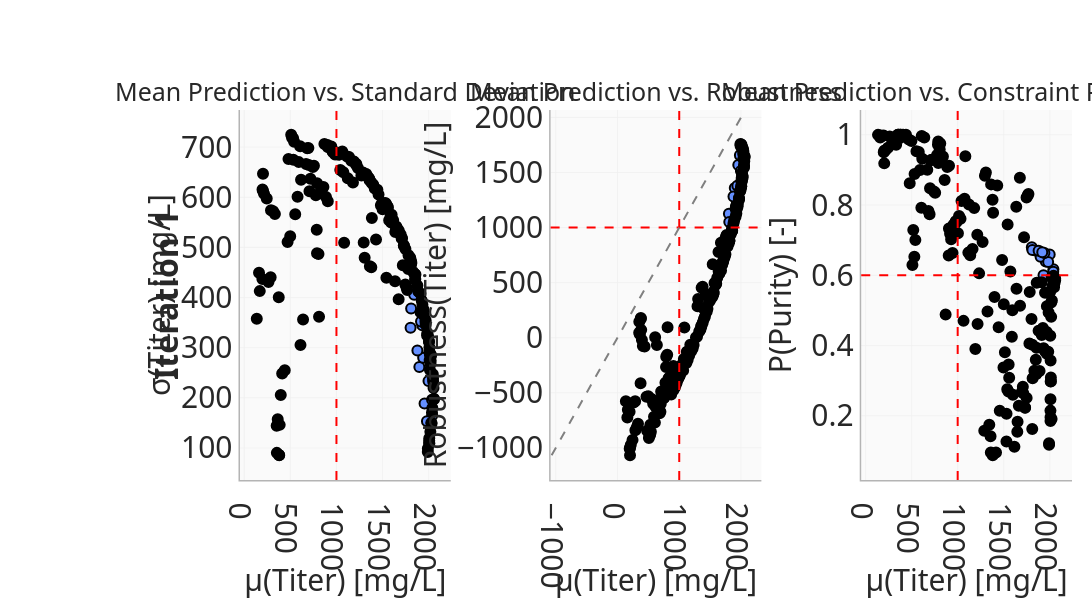

Notebook code for this chart:
### Code cell
import re
import plotly.graph_objects as go
from plotly.subplots import make_subplots

fig_full = update_pareto_front_plots(
    mlflow_run=MLFLOW_RUN,
    iteration=ITERATION,
    clicked_points={},
    objectives_bounds=OBJECTIVES_BOUNDS,
    pinned_points={},
    objective_renames=OBJECTIVE_RENAMES,
    investigation_space_renames=INVESTIGATION_SPACE_RENAMES,
    measurement_renames=MEASUREMENT_RENAMES,
    pareto_mode=PARETO_MODE,
)

# ── Row 1 only ────────────────────────────────────────────────────────────────
layout_dict = fig_full.to_plotly_json()["layout"]

# Row 1 yaxes: domain[1] ≈ 1.0 (topmost row always reaches the top)
row1_y_refs = {
    "y" + key[5:]
    for key, val in layout_dict.items()
    if re.match(r"^yaxis\d*$", key)
    and isinstance(val, dict)
    and abs((val.get("domain") or [0, 0])[1] - 1.0) < 0.01
}
row1_x_refs = {"x" + ref[1:] for ref in row1_y_refs}

# Map axis ref → subplot column (sorted: 'x'→1, 'x2'→2, 'x3'→3)
def _col_num(ref: str) -> int:
    n = ref[1:]  # strip leading 'x'
    return int(n) if n else 1

sorted_x_refs = sorted(row1_x_refs, key=_col_num)
x_ref_to_col = {ref: i + 1 for i, ref in enumerate(sorted_x_refs)}
n_cols = len(sorted_x_refs)

# Build proper 1-row subplot figure
fig = make_subplots(rows=1, cols=n_cols, horizontal_spacing=0.12, subplot_titles=subplot_titles[:n_cols])
fig.update_layout(template=fig_full.layout.template)

# Add row-1 traces with explicit col so xaxis/yaxis are always set correctly
for trace in fig_full.data:
    x_ref = trace.xaxis or "x"
    y_ref = trace.yaxis or "y"
    if y_ref in row1_y_refs:
        col = x_ref_to_col.get(x_ref, 1)
        fig.add_trace(trace, row=1, col=col)

# Copy axis titles/ticks from original (skip domain; make_subplots handles it)
for key, val in layout_dict.items():
    if not isinstance(val, dict):
        continue
    if re.match(r"^xaxis\d*$", key) and "x" + key[5:] in row1_x_refs:
        fig.update_layout({key: {k: v for k, v in val.items() if k != "domain"}})
    elif re.match(r"^yaxis\d*$", key) and "y" + key[5:] in row1_y_refs:
        fig.update_layout({key: {k: v for k, v in val.items() if k != "domain"}})

# Copy row-1 shapes (bounds vlines/hlines) using subplot-aware placement
for shape in fig_full.layout.shapes:
    s = shape.to_plotly_json()
    xref_base = (s.get("xref") or "").split(" ")[0]
    if xref_base not in row1_x_refs:
        continue
    col = x_ref_to_col.get(xref_base, 1)
    line = s.get("line", {})
    x0, x1 = s.get("x0"), s.get("x1")
    y0, y1 = s.get("y0"), s.get("y1")
    if x0 is not None and x0 == x1:          # vertical bound line
        fig.add_vline(x=float(x0), row=1, col=col, line=line)
    elif y0 is not None and y0 == y1:         # horizontal bound line
        fig.add_hline(y=float(y0), row=1, col=col, line=line)
    else:                                     # diagonal or other shape
        fig.add_shape(
            **{k: v for k, v in s.items() if k not in ("xref", "yref")},
            row=1, col=col,
        )

fig.update_layout(
    showlegend=layout_dict.get("showlegend", True),
    hovermode=layout_dict.get("hovermode"),
    legend=layout_dict.get("legend"),
    width=layout_dict.get("width"),
    height=500,
)

# ── Diagonal gray dashed line on second subplot (col 2) ───────────────────────
x2_vals, y2_vals = [], []
for trace in fig.data:
    if trace.xaxis == "x2" and trace.yaxis == "y2":
        if getattr(trace, "x", None) is not None:
            x2_vals.extend(v for v in trace.x if v is not None)
        if getattr(trace, "y", None) is not None:
            y2_vals.extend(v for v in trace.y if v is not None)

if x2_vals and y2_vals:
    diag_min = min(min(x2_vals), min(y2_vals))
    diag_max = max(max(x2_vals), max(y2_vals))
    fig.add_shape(
        type="line",
        x0=diag_min, y0=diag_min,
        x1=diag_max, y1=diag_max,
        row=1, col=2,
        line=dict(color="gray", width=2, dash="dash"),
    )

fig.update_layout(showlegend=False, margin=dict(l=240, r=20, t=110, b=120), width=2200, height=600,legend=dict(font=dict(size=30)))
for col_idx, (x_name, y_name) in enumerate(zip(x_axis_names, y_axis_names), start=1):
    fig.update_xaxes(title_text=x_name, row=1, col=col_idx, title_font_size=30, tickfont=dict(size=30),)
    fig.update_yaxes(title_text=y_name, row=1, col=col_idx, title_font_size=30, tickfont=dict(size=30))
for annotation in fig.layout.annotations:
    annotation.font.size = 25

# Iteration label on the left, spanning the whole row
fig.add_annotation(
    text=f"<b>Iteration {int(ITERATION.split('_')[-1])}</b>",
    x=-0.09, y=0.5,
    xref="paper", yref="paper",
    textangle=-90, xanchor="center", yanchor="middle",
    showarrow=False,
    font=dict(size=32),
)
fig.show()

### Figure 1 — Plotly figure (JSON) as saved in the notebook; plotly's stock layout.template omitted (floating-point values rounded to 4 significant figures; data arrays with more than 128 entries replaced by an {"elided": "..."} marker saying what was removed)
{"data": [{"customdata": {"elided": "14x17 float values"}, "hovertemplate": "<b>RecipeID</b>: %{customdata[1]:.4f}<br><b>temperature</b>: %{customdata[2]:.4f}<br><b>ph_value</b>: %{customdata[3]:.4f}<br><b>initial_glc</b>: %{customdata[4]:.4f}<br><b>initial_gln</b>: %{customdata[5]:.4f}<br><b>feed_1_glc</b>: %{customdata[6]:.4f}<br><b>feed_1_gln</b>: %{customdata[7]:.4f}<br><b>feed_2_glc</b>: %{customdata[8]:.4f}<br><b>feed_2_gln</b>: %{customdata[9]:.4f}<br><b>product_concentration</b>: %{customdata[10]:.4f}<br><b>aggregate_concentration</b>: %{customdata[11]:.4f}<br><b>purity</b>: %{customdata[12]:.4f}<br><b>product_concentration</b>: %{customdata[13]:.4f}<br><b>product_concentration</b>: %{customdata[14]:.4f}<br><b>product_concentration</b>: %{customdata[15]:.4f}<br><b>purity</b>: %{customdata[16]:.4f}<extra></extra>", "marker": {"color": "#648FFF", "line": {"color": "black", "width": 2}, "size": 10, "symbol": "circle"}, "mode": "markers", "name": "Pareto Front", "showlegend": true, "type": "scatter", "x": [2039.0, 1956.0, 1899.0, 1844.0, 1804.0, 1999.0, 1982.0, 1941.0, 1931.0, 2032.0, 1810.0, 1878.0, 2037.0, 1918.0], "xaxis": "x", "y": [164.6, 188.7, 261.6, 405.6, 339.6, 233.5, 153.3, 279.9, 344.7, 148.6, 378.3, 294.3, 196.2, 352.2], "yaxis": "y"}, {"customdata": {"elided": "186x17 float values"}, "hovertemplate": "<b>RecipeID</b>: %{customdata[1]:.4f}<br><b>temperature</b>: %{customdata[2]:.4f}<br><b>ph_value</b>: %{customdata[3]:.4f}<br><b>initial_glc</b>: %{customdata[4]:.4f}<br><b>initial_gln</b>: %{customdata[5]:.4f}<br><b>feed_1_glc</b>: %{customdata[6]:.4f}<br><b>feed_1_gln</b>: %{customdata[7]:.4f}<br><b>feed_2_glc</b>: %{customdata[8]:.4f}<br><b>feed_2_gln</b>: %{customdata[9]:.4f}<br><b>product_concentration</b>: %{customdata[10]:.4f}<br><b>aggregate_concentration</b>: %{customdata[11]:.4f}<br><b>purity</b>: %{customdata[12]:.4f}<br><b>product_concentration</b>: %{customdata[13]:.4f}<br><b>product_concentration</b>: %{customdata[14]:.4f}<br><b>product_concentration</b>: %{customdata[15]:.4f}<br><b>purity</b>: %{customdata[16]:.4f}<extra></extra>", "marker": {"color": "black", "line": {"color": "black", "width": 2}, "size": 10, "symbol": "circle"}, "mode": "markers", "name": "Discarded", "showlegend": true, "type": "scatter", "x": {"elided": "186 float values"}, "xaxis": "x", "y": {"elided": "186 float values"}, "yaxis": "y"}, {"customdata": {"elided": "14x17 float values"}, "hovertemplate": "<b>RecipeID</b>: %{customdata[1]:.4f}<br><b>temperature</b>: %{customdata[2]:.4f}<br><b>ph_value</b>: %{customdata[3]:.4f}<br><b>initial_glc</b>: %{customdata[4]:.4f}<br><b>initial_gln</b>: %{customdata[5]:.4f}<br><b>feed_1_glc</b>: %{customdata[6]:.4f}<br><b>feed_1_gln</b>: %{customdata[7]:.4f}<br><b>feed_2_glc</b>: %{customdata[8]:.4f}<br><b>feed_2_gln</b>: %{customdata[9]:.4f}<br><b>product_concentration</b>: %{customdata[10]:.4f}<br><b>aggregate_concentration</b>: %{customdata[11]:.4f}<br><b>purity</b>: %{customdata[12]:.4f}<br><b>product_concentration</b>: %{customdata[13]:.4f}<br><b>product_concentration</b>: %{customdata[14]:.4f}<br><b>product_concentration</b>: %{customdata[15]:.4f}<br><b>purity</b>: %{customdata[16]:.4f}<extra></extra>", "marker": {"color": "#648FFF", "line": {"color": "black", "width": 2}, "size": 10, "symbol": "circle"}, "mode": "markers", "name": "Pareto Front", "showlegend": false, "type": "scatter", "x": [2039.0, 1956.0, 1899.0, 1844.0, 1804.0, 1999.0, 1982.0, 1941.0, 1931.0, 2032.0, 1810.0, 1878.0, 2037.0, 1918.0], "xaxis": "x2", "y": [1694.0, 1569.0, 1359.0, 1034.0, 1126.0, 1514.0, 1657.0, 1379.0, 1240.0, 1714.0, 1051.0, 1282.0, 1626.0, 1194.0], "yaxis": "y2"}, {"customdata": {"elided": "186x17 float values"}, "hovertemplate": "<b>RecipeID</b>: %{customdata[1]:.4f}<br><b>temperature</b>: %{customdata[2]:.4f}<br><b>ph_value</b>: %{customdata[3]:.4f}<br><b>initial_glc</b>: %{customdata[4]:.4f}<br><b>initial_gln</b>: %{customdata[5]:.4f}<br><b>feed_1_glc</b>: %{customdata[6]:.4f}<br><b>feed_1_gln</b>: %{customdata[7]:.4f}<br><b>feed_2_glc</b>: %{customdata[8]:.4f}<br><b>feed_2_gln</b>: %{customdata[9]:.4f}<br><b>product_concentration</b>: %{customdata[10]:.4f}<br><b>aggregate_concentration</b>: %{customdata[11]:.4f}<br><b>purity</b>: %{customdata[12]:.4f}<br><b>product_concentration</b>: %{customdata[13]:.4f}<br><b>product_concentration</b>: %{customdata[14]:.4f}<br><b>product_concentration</b>: %{customdata[15]:.4f}<br><b>purity</b>: %{customdata[16]:.4f}<extra></extra>", "marker": {"color": "black", "line": {"color": "black", "width": 2}, "size": 10, "symbol": "circle"}, "mode": "markers", "name": "Discarded", "showlegend": false, "type": "scatter", "x": {"elided": "186 float values"}, "xaxis": "x2", "y": {"elided": "186 float values"}, "yaxis": "y2"}, {"customdata": {"elided": "14x17 float values"}, "hovertemplate": "<b>RecipeID</b>: %{customdata[1]:.4f}<br><b>temperature</b>: %{customdata[2]:.4f}<br><b>ph_value</b>: %{customdata[3]:.4f}<br><b>initial_glc</b>: %{customdata[4]:.4f}<br><b>initial_gln</b>: %{customdata[5]:.4f}<br><b>feed_1_glc</b>: %{customdata[6]:.4f}<br><b>feed_1_gln</b>: %{customdata[7]:.4f}<br><b>feed_2_glc</b>: %{customdata[8]:.4f}<br><b>feed_2_gln</b>: %{customdata[9]:.4f}<br><b>product_concentration</b>: %{customdata[10]:.4f}<br><b>aggregate_concentration</b>: %{customdata[11]:.4f}<br><b>purity</b>: %{customdata[12]:.4f}<br><b>product_concentration</b>: %{customdata[13]:.4f}<br><b>product_concentration</b>: %{customdata[14]:.4f}<br><b>product_concentration</b>: %{customdata[15]:.4f}<br><b>purity</b>: %{customdata[16]:.4f}<extra></extra>", "marker": {"color": "#648FFF", "line": {"color": "black", "width": 2}, "size": 10, "symbol": "circle"}, "mode": "markers", "name": "Pareto Front", "showlegend": false, "type": "scatter", "x": [2039.0, 1956.0, 1899.0, 1844.0, 1804.0, 1999.0, 1982.0, 1941.0, 1931.0, 2032.0, 1810.0, 1878.0, 2037.0, 1918.0], "xaxis": "x3", "y": [0.6169, 0.6391, 0.6526, 0.6705, 0.6796, 0.6595, 0.638, 0.6637, 0.6002, 0.6033, 0.6717, 0.6698, 0.6099, 0.6654], "yaxis": "y3"}, {"customdata": {"elided": "186x17 float values"}, "hovertemplate": "<b>RecipeID</b>: %{customdata[1]:.4f}<br><b>temperature</b>: %{customdata[2]:.4f}<br><b>ph_value</b>: %{customdata[3]:.4f}<br><b>initial_glc</b>: %{customdata[4]:.4f}<br><b>initial_gln</b>: %{customdata[5]:.4f}<br><b>feed_1_glc</b>: %{customdata[6]:.4f}<br><b>feed_1_gln</b>: %{customdata[7]:.4f}<br><b>feed_2_glc</b>: %{customdata[8]:.4f}<br><b>feed_2_gln</b>: %{customdata[9]:.4f}<br><b>product_concentration</b>: %{customdata[10]:.4f}<br><b>aggregate_concentration</b>: %{customdata[11]:.4f}<br><b>purity</b>: %{customdata[12]:.4f}<br><b>product_concentration</b>: %{customdata[13]:.4f}<br><b>product_concentration</b>: %{customdata[14]:.4f}<br><b>product_concentration</b>: %{customdata[15]:.4f}<br><b>purity</b>: %{customdata[16]:.4f}<extra></extra>", "marker": {"color": "black", "line": {"color": "black", "width": 2}, "size": 10, "symbol": "circle"}, "mode": "markers", "name": "Discarded", "showlegend": false, "type": "scatter", "x": {"elided": "186 float values"}, "xaxis": "x3", "y": {"elided": "186 float values"}, "yaxis": "y3"}], "layout": {"annotations": [{"font": {"size": 25}, "showarrow": false, "text": "Mean Prediction vs. Standard Deviation", "x": 0.1267, "xanchor": "center", "xref": "paper", "y": 1, "yanchor": "bottom", "yref": "paper"}, {"font": {"size": 25}, "showarrow": false, "text": "Mean Prediction vs. Robustness", "x": 0.5, "xanchor": "center", "xref": "paper", "y": 1, "yanchor": "bottom", "yref": "paper"}, {"font": {"size": 25}, "showarrow": false, "text": "Mean Prediction vs. Constraint Probability", "x": 0.8733, "xanchor": "center", "xref": "paper", "y": 1, "yanchor": "bottom", "yref": "paper"}, {"font": {"size": 32}, "showarrow": false, "text": "<b>Iteration 1</b>", "textangle": -90, "x": -0.09, "xanchor": "center", "xref": "paper", "y": 0.5, "yanchor": "middle", "yref": "paper"}], "height": 600, "hovermode": "closest", "legend": {"font": {"size": 30}}, "margin": {"b": 120, "l": 240, "r": 20, "t": 110}, "shapes": [{"line": {"color": "red", "dash": "dash", "width": 2}, "type": "line", "x0": 1000, "x1": 1000, "xref": "x", "y0": 0, "y1": 1, "yref": "y domain"}, {"line": {"color": "red", "dash": "dash", "width": 2}, "type": "line", "x0": 1000, "x1": 1000, "xref": "x2", "y0": 0, "y1": 1, "yref": "y2 domain"}, {"line": {"color": "red", "dash": "dash", "width": 2}, "type": "line", "x0": 0, "x1": 1, "xref": "x2 domain", "y0": 1000, "y1": 1000, "yref": "y2"}, {"line": {"color": "red", "dash": "dash", "width": 2}, "type": "line", "x0": 1000, "x1": 1000, "xref": "x3", "y0": 0, "y1": 1, "yref": "y3 domain"}, {"line": {"color": "red", "dash": "dash", "width": 2}, "type": "line", "x0": 0, "x1": 1, "xref": "x3 domain", "y0": 0.6, "y1": 0.6, "yref": "y3"}, {"line": {"color": "gray", "dash": "dash", "width": 2}, "type": "line", "x0": -1067.0, "x1": 2058.0, "xref": "x2", "y0": -1067.0, "y1": 2058.0, "yref": "y2"}], "showlegend": false, "width": 2200, "xaxis": {"anchor": "y", "domain": [0, 0.2533], "tickfont": {"size": 30}, "title": {"font": {"size": 30}, "text": "μ(Titer) [mg/L]"}}, "xaxis2": {"anchor": "y2", "domain": [0.3733, 0.6267], "tickfont": {"size": 30}, "title": {"font": {"size": 30}, "text": "μ(Titer) [mg/L]"}}, "xaxis3": {"anchor": "y3", "domain": [0.7467, 1], "tickfont": {"size": 30}, "title": {"font": {"size": 30}, "text": "μ(Titer) [mg/L]"}}, "yaxis": {"anchor": "x", "domain": [0, 1], "tickfont": {"size": 30}, "title": {"font": {"size": 30}, "text": "σ(Titer) [mg/L]"}}, "yaxis2": {"anchor": "x2", "domain": [0, 1], "tickfont": {"size": 30}, "title": {"font": {"size": 30}, "text": "Robustness(Titer) [mg/L]"}}, "yaxis3": {"anchor": "x3", "domain": [0, 1], "tickfont": {"size": 30}, "title": {"font": {"size": 30}, "text": "P(Purity) [-]"}}}}
